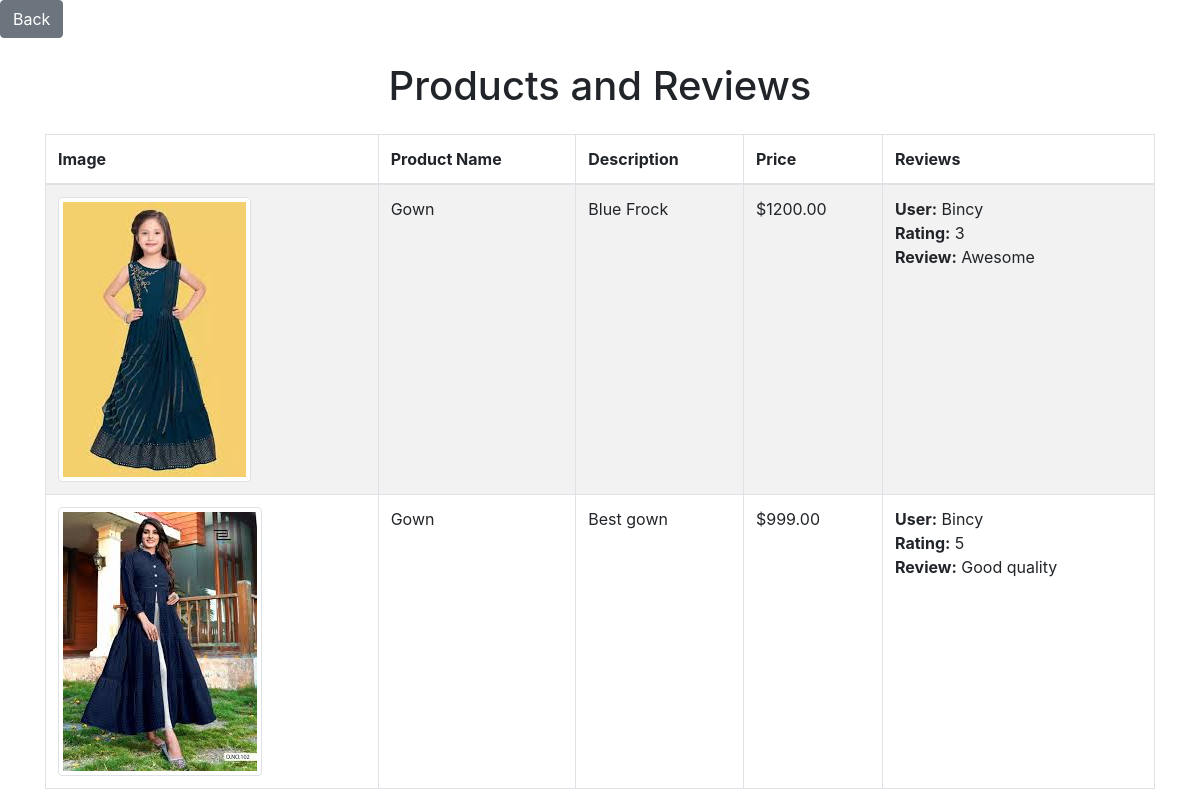
/view_reviews/ (signed in), run on an earlier commit of the app's database.
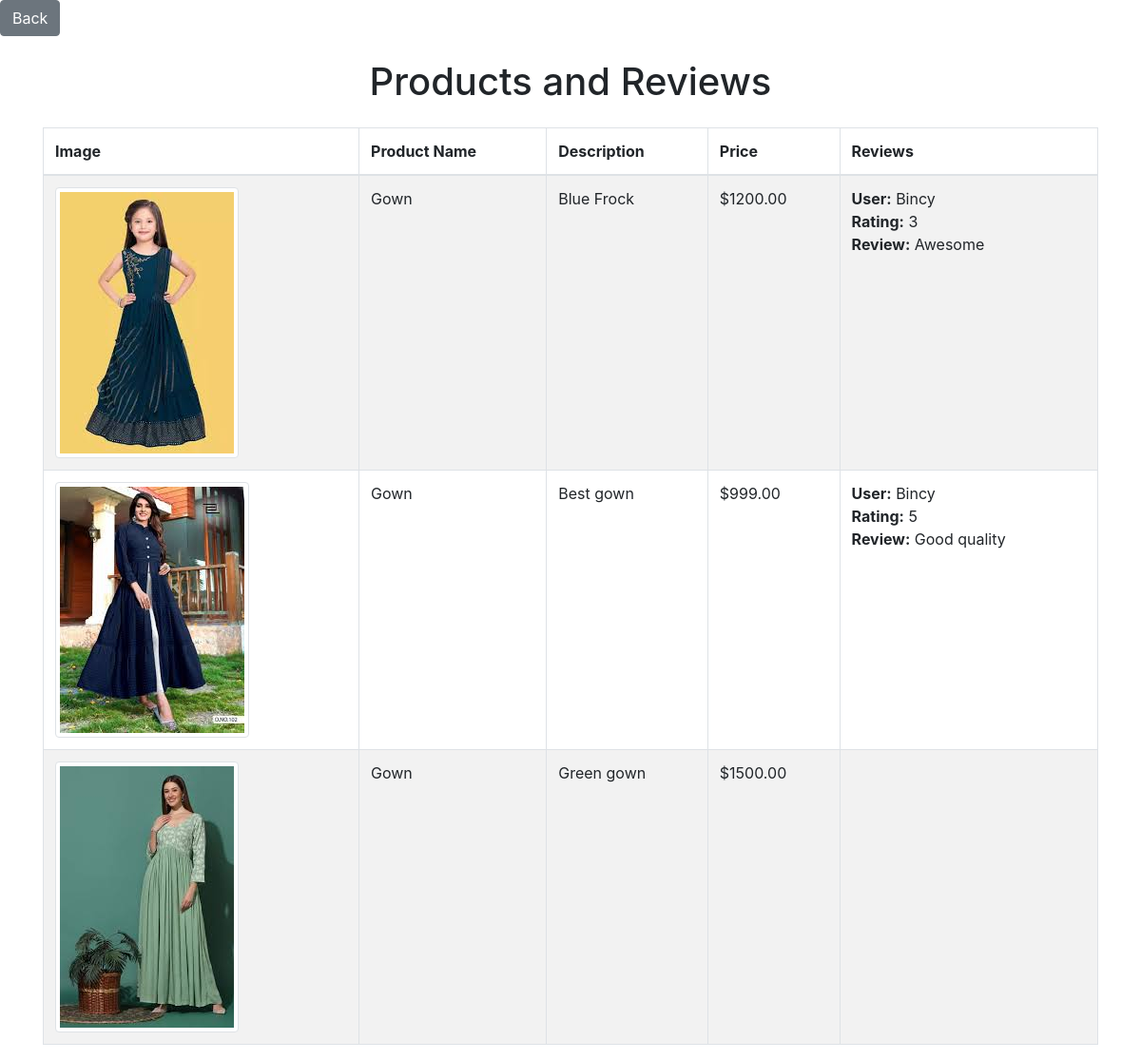
And on a later commit of the database.
### product/models.py (models this page shows, shortened)
class Product(models.Model):
    product_name = models.CharField(max_length=100)
    description = models.TextField()
    price = models.DecimalField(max_digits=10, decimal_places=2)
    image = models.ImageField(upload_to='products/')
    category = models.CharField(max_length=50)
    available_quantity = models.IntegerField(default=0)

class Rating(models.Model):
    user = models.ForeignKey(settings.AUTH_USER_MODEL, on_delete=models.CASCADE)
    product = models.ForeignKey(Product, related_name='reviews', on_delete=models.CASCADE)  # ForeignKey to Product
    rating = models.IntegerField(choices=[(i, i) for i in range(1, 6)])
    review = models.TextField(blank=True)
    created_at = models.DateTimeField(auto_now_add=True)

### myapp/models.py (models this page shows, shortened)
class CustomUser(AbstractUser):
    email = models.EmailField(unique=True)  # Added email field for email-based authentication
    phone_number = models.CharField(max_length=15)
    is_verified = models.BooleanField(default=False)
    otp = models.CharField(max_length=6, blank=True, null=True)

### product/views.py (the view)
# urls.py: path('view_reviews/', views.view_reviews, name='view_reviews'),
@login_required
def view_reviews(request):
    reviews = Rating.objects.all()
    products = Product.objects.all()
    return render(request, 'view_reviews.html', {'reviews': reviews, 'products': products})

### templates/view_reviews.html (shortened to what this page needs)
<!DOCTYPE html>
<html lang="en">
<head>
    <link rel="stylesheet" href="https://stackpath.bootstrapcdn.com/bootstrap/4.5.2/css/bootstrap.min.css">
</head>
<body>
    <a href="{% url 'admin_profile' %}" class="btn btn-secondary">Back</a>
    <div class="container mt-4">
        <h1 class="text-center mb-4">Products and Reviews</h1>
        <div class="table-responsive">
            <table class="table table-bordered table-striped">
                <thead>
                    <tr>
                        <th>Image</th>
                        <th>Product Name</th>
                        <th>Description</th>
                        <th>Price</th>
                        <th>Reviews</th>
                    </tr>
                </thead>
                <tbody>
                    {% for product in products %}
                        <tr>
                            <td><img src="{{ product.image.url }}" class="img-thumbnail" alt="{{ product.product_name }}"></td>
                            <td>{{ product.product_name }}</td>
                            <td>{{ product.description }}</td>
                            <td>${{ product.price }}</td>
                            <td>
                                <ul class="list-unstyled">
                                    {% for review in product.reviews.all %}
                                        <li>
                                            <strong>User:</strong> {{ review.user.username }}<br>
                                            <strong>Rating:</strong> {{ review.rating }}<br>
                                            <strong>Review:</strong> {{ review.review }}
                                        </li>
                                    {% endfor %}
                                </ul>
                            </td>
                        </tr>
                    {% endfor %}
                </tbody>
            </table>
        </div>
    </div>
</body>
</html>

What changed in the data, as far as the page shows it:
added Product: image (picture), product_name "Gown", description "Green gown", price "1500.00"
